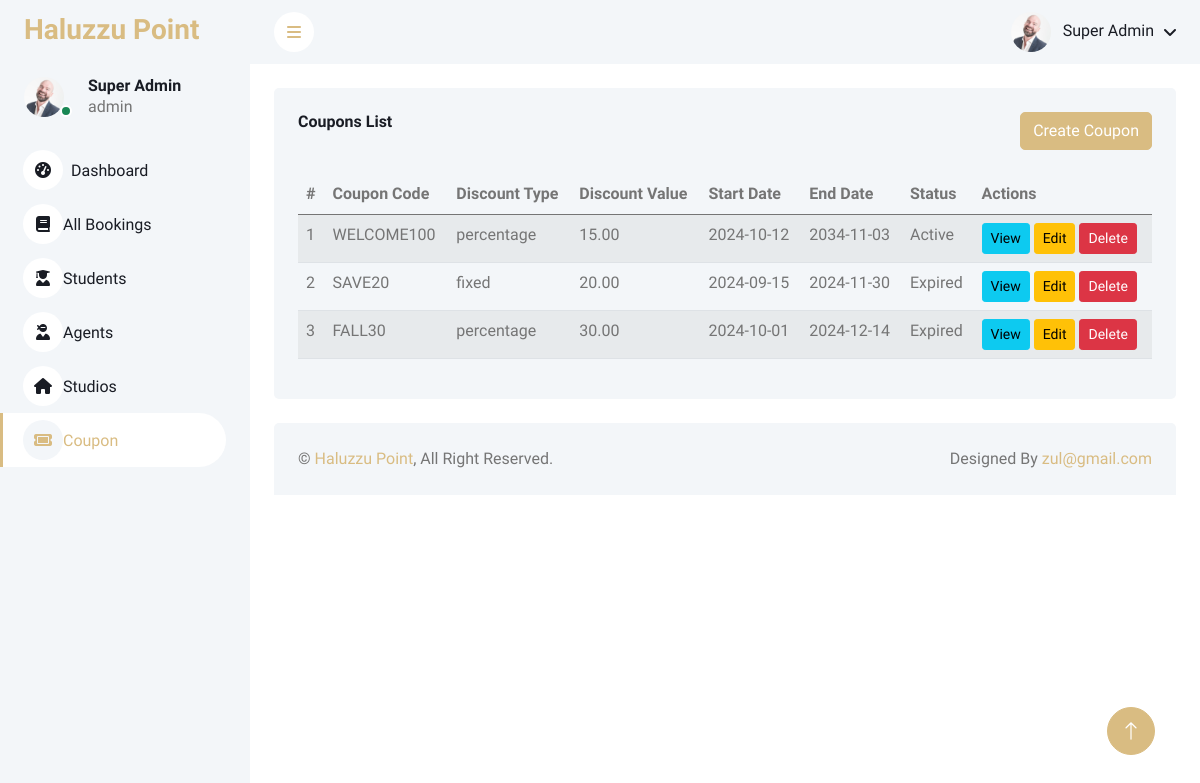
The page /haluzzu/admin/coupons-list (signed in) on the database its author committed.
### tables this page shows
CREATE TABLE `agents` (
  `agent_id` int(11) NOT NULL,
  `user_id` int(11) DEFAULT NULL,
  `business_name` varchar(255) DEFAULT NULL,
  `studio_location` varchar(255) DEFAULT NULL,
  `state` varchar(50) DEFAULT NULL
);

CREATE TABLE `users` (
  `user_id` int(11) NOT NULL,
  `name` varchar(100) NOT NULL,
  `email` varchar(100) NOT NULL,
  `image_profile` varchar(366) DEFAULT NULL,
  `password` varchar(255) NOT NULL,
  `phone_number` varchar(20) DEFAULT NULL,
  `user_type` enum('student','agent','admin') NOT NULL,
  `created_at` timestamp NOT NULL DEFAULT current_timestamp(),
  `updated_at` timestamp NOT NULL DEFAULT current_timestamp() ON UPDATE current_timestamp()
);

CREATE TABLE `coupons` (
  `coupon_id` int(11) NOT NULL,
  `coupon_code` varchar(50) NOT NULL,
  `discount_type` enum('percentage','fixed') NOT NULL DEFAULT 'fixed',
  `discount_value` decimal(10,2) NOT NULL,
  `usage_limit` int(11) DEFAULT 1,
  `used_count` int(11) DEFAULT 0,
  `start_date` date NOT NULL,
  `end_date` date NOT NULL,
  `is_active` tinyint(1) DEFAULT 1,
  `created_at` timestamp NOT NULL DEFAULT current_timestamp(),
  `updated_at` timestamp NOT NULL DEFAULT current_timestamp() ON UPDATE current_timestamp()
);

### index2.php (called while the page is built, shortened)
<?php
    require "router.php";
?>

### config.php (called while the page is built, shortened)
<?php
$base_url = '/haluzzu';
$system_name = 'Haluzzu Point';
?>

### controller/functions.php (called while the page is built, shortened)
<?php
function getCurrentUser($conn, $user_id)
{
    $query = "
        SELECT users.*, agents.*, admin.*, students.*
        FROM users
        LEFT JOIN agents ON users.user_id = agents.user_id
        LEFT JOIN admin ON users.user_id = admin.user_id
        LEFT JOIN students ON users.user_id = students.user_id
        WHERE users.user_id = $user_id
    ";
    $query_run = mysqli_query($conn, $query);
    if ($query_run && mysqli_num_rows($query_run) > 0) {
        return mysqli_fetch_assoc($query_run);
    } else {
        return null;
    }
}

### admin/views/coupons-list.php (the view, shortened to what this page needs)
<?php
include 'controller/dbconnect.php';
include 'controller/functions.php';
include 'config.php';
$query = "SELECT * FROM coupons ORDER BY created_at DESC";
$result = mysqli_query($conn, $query);
?>
<?php include 'admin/views/components/header.php'; ?>
<body>
    <div class="container-fluid position-relative bg-white d-flex p-0">
        <?php include 'admin/views/components/sidebar.php'; ?>
        <div class="content">
            <?php include 'admin/views/components/navbar.php'; ?>
            <div class="container-fluid pt-4 px-4">
                <div class="bg-light rounded h-100 p-4">
                    <div class="d-flex justify-content-between">
                        <h6 class="mb-4">Coupons List</h6>
                        <a href="<?= $base_url; ?>/<?= $user_type; ?>/couponCreate">
                            <div class="btn btn-primary mb-4">Create Coupon</div>
                        </a>
                    </div>
                    <table class="table table-striped">
                        <thead>
                            <tr>
                                <th>#</th>
                                <th>Coupon Code</th>
                                <th>Discount Type</th>
                                <th>Discount Value</th>
                                <th>Start Date</th>
                                <th>End Date</th>
                                <th>Status</th>
                                <th>Actions</th>
                            </tr>
                        </thead>
                        <tbody>
                            <?php
                            $count = 1;
                            while ($row = mysqli_fetch_assoc($result)) {
                                $status = ($row['is_active'] && strtotime($row['end_date']) >= time()) ? 'Active' : 'Expired';
                            ?>
                                <tr>
                                    <td><?= $count++ ?></td>
                                    <td><?= htmlspecialchars($row['coupon_code']) ?></td>
                                    <td><?= htmlspecialchars($row['discount_type']) ?></td>
                                    <td><?= htmlspecialchars($row['discount_value']) ?></td>
                                    <td><?= htmlspecialchars($row['start_date']) ?></td>
                                    <td><?= htmlspecialchars($row['end_date']) ?></td>
                                    <td><?= $status ?></td>
                                    <td>
                                        <a href="couponDetail?id=<?= $row['coupon_id'] ?>" class="btn btn-info btn-sm">View</a>
                                        <a href="couponEdit?id=<?= $row['coupon_id'] ?>" class="btn btn-warning btn-sm">Edit</a>
                                        <form action="coupon-delete" method="POST" style="display:inline;" onsubmit="return confirm('Are you sure you want to delete this coupon?');">
                                            <button type="submit" class="btn btn-danger btn-sm">Delete</button>
                                        </form>
                                    </td>
                                </tr>
                            <?php } ?>
                        </tbody>
                    </table>
                </div>
            </div>
            <?php include 'admin/views/components/footer.php'; ?>
</body>
</html>

### admin/views/components/sidebar.php (shortened to what this page needs)
<div class="sidebar pe-4 pb-3">
    <nav class="navbar bg-light navbar-light">
        <a href="<?= $base_url ?>" class="navbar-brand mx-4 mb-3">
            <h3 class="text-primary"><?= $system_name ?></h3>
        </a>
        <div class="d-flex align-items-center ms-4 mb-4">
            <div class="position-relative">
                <img class="rounded-circle me-lg-2" src="<?php echo $base_url; ?>/uploads/<?php echo htmlspecialchars($image_profile); ?>" alt="Profile Image" style="width: 40px; height: 40px;">
                <div class="bg-success rounded-circle border border-2 border-white position-absolute end-0 bottom-0 p-1"></div>
            </div>
            <div class="ms-3">
                <h6 class="mb-0"><?= ucwords($current_user['name']) ?></h6>
                <span><?= $current_user['user_type'] ?></span>
            </div>
        </div>
        <div class="navbar-nav w-100">
            <?php
               $current_url = parse_url($_SERVER['REQUEST_URI'], PHP_URL_PATH);
               $is_dashboard = strpos($current_url, 'dashboard') !== false;
               $is_bookings = strpos($current_url, 'booking') !== false;
               $is_users = strpos($current_url, 'student') !== false;
               $is_agents = strpos($current_url, 'agent') !== false;
               $is_studios = strpos($current_url, 'studio') !== false;
               $is_coupons = strpos($current_url, 'coupon') !== false;
               ?>
            <nav>
                <a href="<?= $base_url; ?>/<?= $user_type ?>/dashboard" class="nav-item nav-link <?= $is_dashboard ? 'active' : ''; ?>">
                    <i class="fa fa-tachometer-alt me-2"></i>Dashboard
                </a>
                <a href="<?= $base_url; ?>/<?= $user_type ?>/bookings-list" class="nav-item nav-link <?= $is_bookings ? 'active' : ''; ?>">
                    <i class="fa-solid fa-book"></i>All Bookings
                </a>
                <a href="<?= $base_url; ?>/<?= $user_type ?>/students-list" class="nav-item nav-link <?= $is_users ? 'active' : ''; ?>">
                    <i class="fa-solid fa-user-graduate"></i>Students
                </a>
                <a href="<?= $base_url; ?>/<?= $user_type ?>/agents-list" class="nav-item nav-link <?= $is_agents ? 'active' : ''; ?>">
                    <i class="fa-solid fa-user-ninja"></i>Agents
                </a>
                <a href="<?= $base_url; ?>/<?= $user_type ?>/studios-list" class="nav-item nav-link <?= $is_studios ? 'active' : ''; ?>">
                    <i class="fa-solid fa-house"></i>Studios
                </a>
                <a href="<?= $base_url; ?>/<?= $user_type ?>/coupons-list" class="nav-item nav-link <?= $is_coupons ? 'active' : ''; ?>">
                    <i class="fa-solid fa-ticket"></i>Coupon
                </a>
            </nav>
        </div>
    </nav>
</div>

### admin/views/components/navbar.php (shortened to what this page needs)
<nav class="navbar navbar-expand bg-light navbar-light sticky-top px-4 py-0">
    <a href="#" class="sidebar-toggler flex-shrink-0">
        <i class="fa fa-bars"></i>
    </a>
    <div class="navbar-nav align-items-center ms-auto">
        <div class="nav-item dropdown">
            <a href="#" class="nav-link dropdown-toggle" data-bs-toggle="dropdown">
                <img class="rounded-circle me-lg-2" src="<?php echo $base_url; ?>/uploads/<?php echo htmlspecialchars($image_profile); ?>" alt="" style="width: 40px; height: 40px;">
                <span class="d-none d-lg-inline-flex"><?= ucwords($current_user['name']) ?></span>
            </a>
        </div>
    </div>
</nav>

### admin/css/style.css (style rules this page uses)
:root { --primary: #D9BC82; --light: #F3F6F9; --dark: #191C24; }
.btn { transition: .5s; }
.btn.btn-primary { color: #FFFFFF; }
.sidebar { position: fixed; top: 0; left: 0; bottom: 0; width: 250px; height: 100vh; overflow-y: auto; background: var(--light); transition: 0.5s; z-index: 999; }
.content { margin-left: 250px; min-height: 100vh; background: #FFFFFF; transition: 0.5s; }
@media (min-width: 992px) { .sidebar { margin-left: 0; } }
@media (min-width: 992px) { .content { width: calc(100% - 250px); } }
.sidebar .navbar .navbar-nav .nav-link { padding: 7px 20px; color: var(--dark); font-weight: 500; border-left: 3px solid var(--light); border-radius: 0 30px 30px 0; outline: none; }
.sidebar .navbar .navbar-nav .nav-link:hover, .sidebar .navbar .navbar-nav .nav-link.active { color: var(--primary); background: #FFFFFF; border-color: var(--primary); }
.sidebar .navbar .navbar-nav .nav-link i { width: 40px; height: 40px; display: inline-flex; align-items: center; justify-content: center; background: #FFFFFF; border-radius: 40px; }
.sidebar .navbar .navbar-nav .nav-link:hover i, .sidebar .navbar .navbar-nav .nav-link.active i { background: var(--light); }
.content .navbar .navbar-nav .nav-link { margin-left: 25px; padding: 12px 0; color: var(--dark); outline: none; }
.content .navbar .sidebar-toggler, .content .navbar .navbar-nav .nav-link i { width: 40px; height: 40px; display: inline-flex; align-items: center; justify-content: center; background: #FFFFFF; border-radius: 40px; }
.content .navbar .dropdown-toggle::after { margin-left: 6px; vertical-align: middle; border: none; content: "\f107"; font-family: "Font Awesome 5 Free"; font-weight: 900; transition: .5s; }

### rows shown on the page
agents: user.image_profile (picture), user.name "Super Admin", user.user_type "admin"
coupons: coupon_code "WELCOME100", discount_type "percentage", discount_value "15.00", start_date "2024-10-12", end_date "2034-11-03", status "Active"
coupons: coupon_code "SAVE20", discount_type "fixed", discount_value "20.00", start_date "2024-09-15", end_date "2024-11-30", status "Expired"
coupons: coupon_code "FALL30", discount_type "percentage", discount_value "30.00", start_date "2024-10-01", end_date "2024-12-14", status "Expired"

### other values the page prints
$system_name "Haluzzu Point"
$email "zul@gmail.com"
